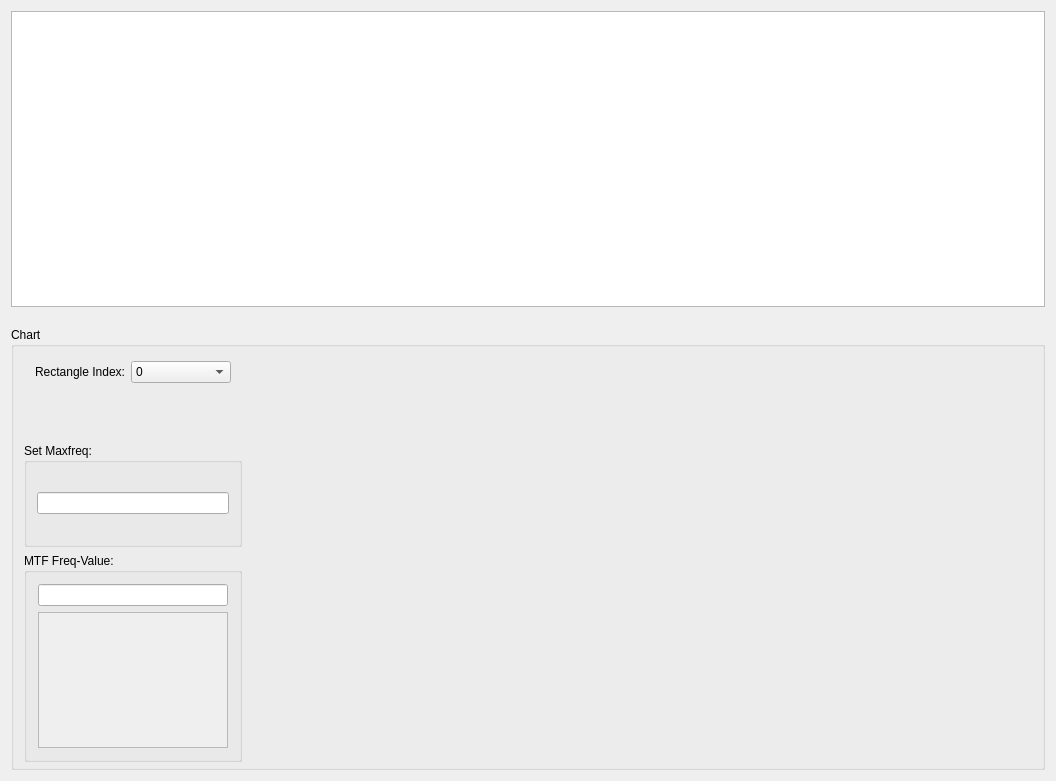
<?xml version="1.0" encoding="UTF-8"?>
<ui version="4.0">
 <class>MtfDialogClass</class>
 <widget class="QDialog" name="MtfDialogClass">
  <property name="geometry">
   <rect>
    <x>0</x>
    <y>0</y>
    <width>1056</width>
    <height>781</height>
   </rect>
  </property>
  <property name="windowTitle">
   <string>MtfDialog</string>
  </property>
  <layout class="QVBoxLayout" name="verticalLayout_2" stretch="2,3">
   <property name="spacing">
    <number>20</number>
   </property>
   <item>
    <widget class="QTableWidget" name="tableWidget"/>
   </item>
   <item>
    <widget class="QGroupBox" name="groupBox">
     <property name="title">
      <string>Chart</string>
     </property>
     <layout class="QVBoxLayout" name="verticalLayout">
      <property name="spacing">
       <number>0</number>
      </property>
      <property name="leftMargin">
       <number>10</number>
      </property>
      <property name="topMargin">
       <number>0</number>
      </property>
      <property name="rightMargin">
       <number>0</number>
      </property>
      <property name="bottomMargin">
       <number>5</number>
      </property>
      <item>
       <layout class="QHBoxLayout" name="horizontalLayout" stretch="0,1">
        <item>
         <widget class="QWidget" name="widget_6" native="true">
          <layout class="QVBoxLayout" name="verticalLayout_9" stretch="0,0,1,2">
           <property name="leftMargin">
            <number>0</number>
           </property>
           <property name="topMargin">
            <number>0</number>
           </property>
           <property name="bottomMargin">
            <number>0</number>
           </property>
           <item>
            <widget class="QWidget" name="widget_rectIndex" native="true">
             <property name="minimumSize">
              <size>
               <width>0</width>
               <height>50</height>
              </size>
             </property>
             <layout class="QHBoxLayout" name="horizontalLayout_2">
              <item>
               <widget class="QLabel" name="label">
                <property name="text">
                 <string>Rectangle Index:</string>
                </property>
               </widget>
              </item>
              <item>
               <widget class="QComboBox" name="comboBox_rectIndex">
                <property name="minimumSize">
                 <size>
                  <width>100</width>
                  <height>0</height>
                 </size>
                </property>
                <item>
                 <property name="text">
                  <string>0</string>
                 </property>
                </item>
                <item>
                 <property name="text">
                  <string>1</string>
                 </property>
                </item>
                <item>
                 <property name="text">
                  <string>2</string>
                 </property>
                </item>
                <item>
                 <property name="text">
                  <string>3</string>
                 </property>
                </item>
               </widget>
              </item>
             </layout>
            </widget>
           </item>
           <item>
            <spacer name="verticalSpacer_2">
             <property name="orientation">
              <enum>Qt::Vertical</enum>
             </property>
             <property name="sizeHint" stdset="0">
              <size>
               <width>20</width>
               <height>40</height>
              </size>
             </property>
            </spacer>
           </item>
           <item>
            <widget class="QGroupBox" name="groupBox_6">
             <property name="title">
              <string>Set Maxfreq:</string>
             </property>
             <layout class="QHBoxLayout" name="horizontalLayout_16">
              <property name="spacing">
               <number>0</number>
              </property>
              <property name="leftMargin">
               <number>10</number>
              </property>
              <property name="topMargin">
               <number>0</number>
              </property>
              <property name="rightMargin">
               <number>10</number>
              </property>
              <property name="bottomMargin">
               <number>0</number>
              </property>
              <item>
               <widget class="QLineEdit" name="maxfreq"/>
              </item>
             </layout>
            </widget>
           </item>
           <item>
            <widget class="QGroupBox" name="groupBox_8">
             <property name="title">
              <string>MTF Freq-Value:</string>
             </property>
             <layout class="QVBoxLayout" name="verticalLayout_10">
              <item>
               <widget class="QLineEdit" name="queryfreq"/>
              </item>
              <item>
               <widget class="QLabel" name="query_mtfval">
                <property name="autoFillBackground">
                 <bool>true</bool>
                </property>
                <property name="frameShape">
                 <enum>QFrame::StyledPanel</enum>
                </property>
                <property name="frameShadow">
                 <enum>QFrame::Plain</enum>
                </property>
                <property name="text">
                 <string/>
                </property>
                <property name="alignment">
                 <set>Qt::AlignLeading|Qt::AlignLeft|Qt::AlignTop</set>
                </property>
                <property name="wordWrap">
                 <bool>true</bool>
                </property>
               </widget>
              </item>
             </layout>
            </widget>
           </item>
          </layout>
         </widget>
        </item>
        <item>
         <widget class="QWidget" name="widget_10" native="true">
          <layout class="QHBoxLayout" name="horizontalLayout_15" stretch="9">
           <property name="leftMargin">
            <number>11</number>
           </property>
           <item>
            <widget class="QWidget" name="widget_chart" native="true"/>
           </item>
          </layout>
         </widget>
        </item>
       </layout>
      </item>
     </layout>
    </widget>
   </item>
  </layout>
 </widget>
 <layoutdefault spacing="6" margin="11"/>
 <resources/>
 <connections/>
</ui>
